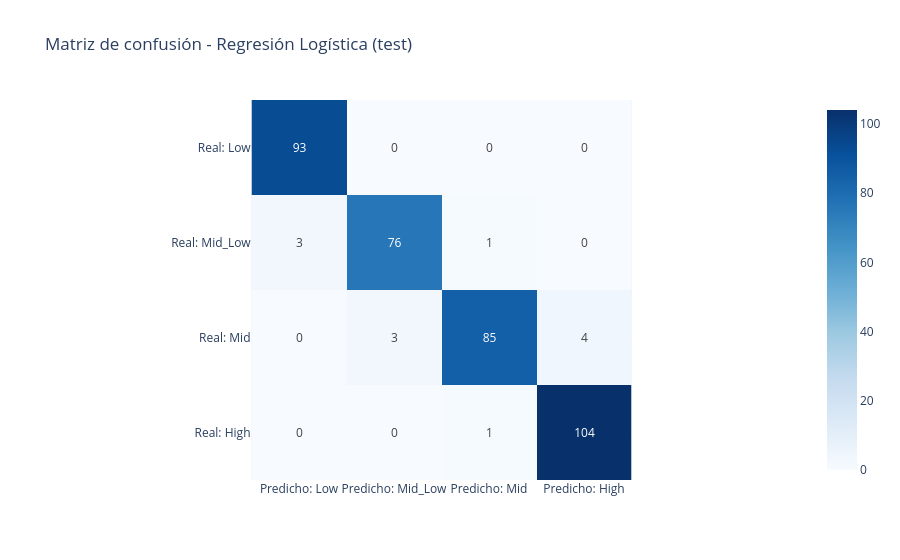

The code cell stored with this chart in its notebook:
### Markdown cell above
la diferencia para overfitting debe superar 10, no llega ni a 1

### Code cell
from sklearn.metrics import confusion_matrix

etiquetas = ['Low', 'Mid_Low', 'Mid', 'High']
cm = confusion_matrix(y_test, pred_test, labels=etiquetas)

cm_df = pd.DataFrame(cm,
                     index=[f'Real: {e}' for e in etiquetas],
                     columns=[f'Predicho: {e}' for e in etiquetas])

fig = px.imshow(cm_df, text_auto=True, color_continuous_scale='Blues',
                title='Matriz de confusión - Regresión Logística (test)')
fig.show()

### Figure 1 — Plotly figure (JSON) as saved in the notebook; plotly's stock layout.template omitted (floating-point values rounded to 4 significant figures)
{"data": [{"coloraxis": "coloraxis", "hovertemplate": "x: %{x}<br>y: %{y}<br>color: %{z}<extra></extra>", "name": "0", "texttemplate": "%{z}", "type": "heatmap", "x": ["Predicho: Low", "Predicho: Mid_Low", "Predicho: Mid", "Predicho: High"], "xaxis": "x", "y": ["Real: Low", "Real: Mid_Low", "Real: Mid", "Real: High"], "yaxis": "y", "z": [[93, 0, 0, 0], [3, 76, 1, 0], [0, 3, 85, 4], [0, 0, 1, 104]]}], "layout": {"coloraxis": {"autocolorscale": false, "colorscale": [[0, "rgb(247,251,255)"], [0.125, "rgb(222,235,247)"], [0.25, "rgb(198,219,239)"], [0.375, "rgb(158,202,225)"], [0.5, "rgb(107,174,214)"], [0.625, "rgb(66,146,198)"], [0.75, "rgb(33,113,181)"], [0.875, "rgb(8,81,156)"], [1, "rgb(8,48,107)"]]}, "title": {"text": "Matriz de confusión - Regresión Logística (test)"}, "xaxis": {"anchor": "y", "constrain": "domain", "domain": [0, 1], "scaleanchor": "y"}, "yaxis": {"anchor": "x", "autorange": "reversed", "constrain": "domain", "domain": [0, 1]}}}
